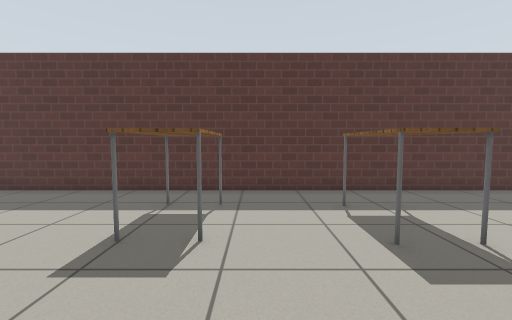
[1] (above)

16 first-person views from a walk through a robot-simulator world made for Gazebo. The camera is 0.9 m above the floor, tilts 4° down and sees 90° across. The floor is counted in squares, 0.5 m on a side. Each view is taken from the middle of a square. On the plan, view 1 faces up. The plan holds only what a view shows up to about 15 squares ahead; the rest is blank. Gazebo's built-in surfaces are drawn with simple patterns.

[2]
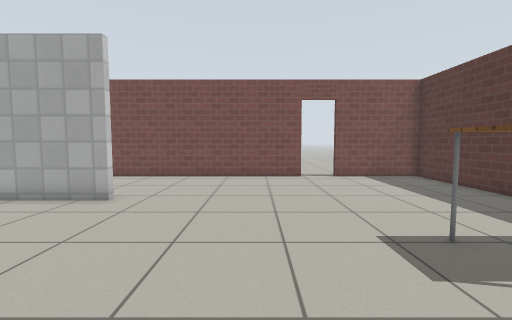

[3]
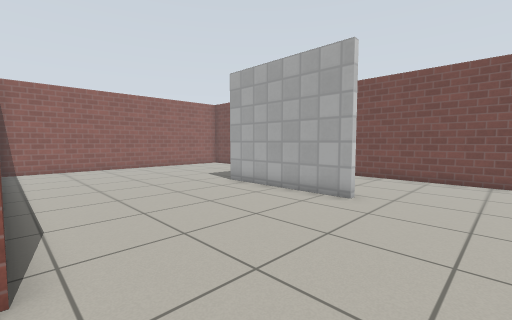

[4]
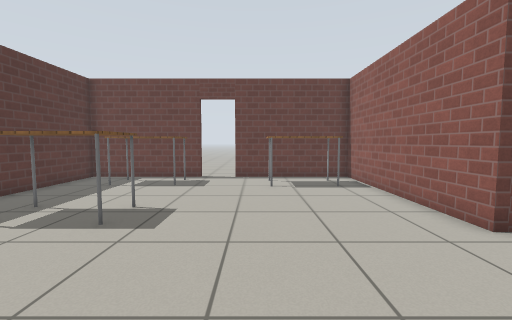

[5]
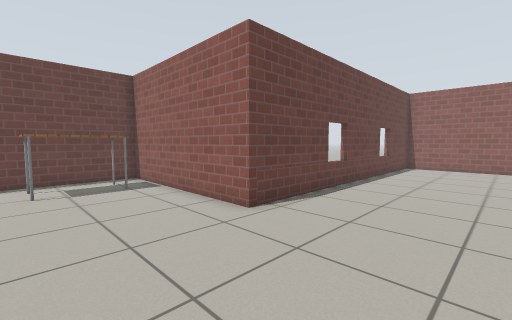

[6]
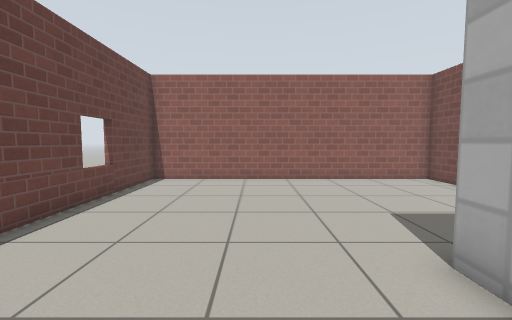

[7]
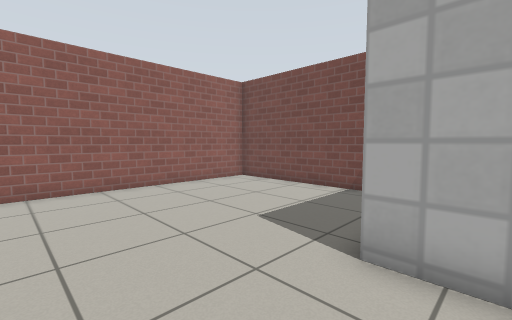

[8]
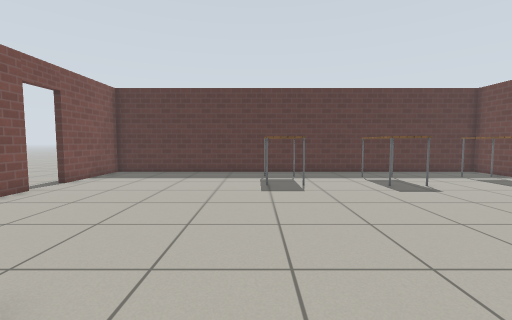

[9]
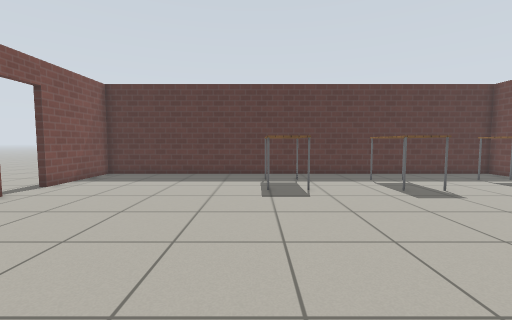

[10]
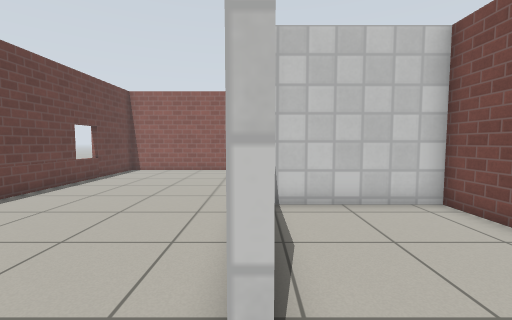

[11]
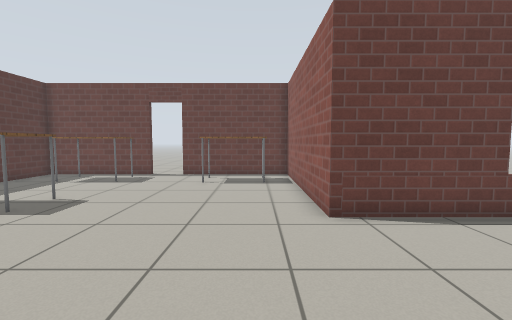

[12]
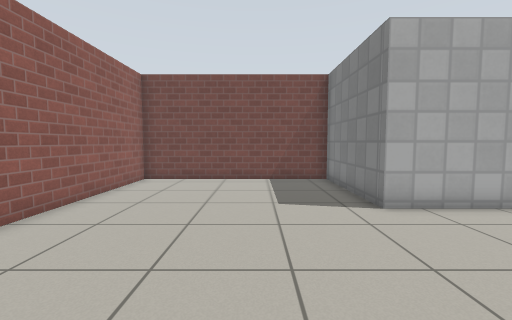

[13]
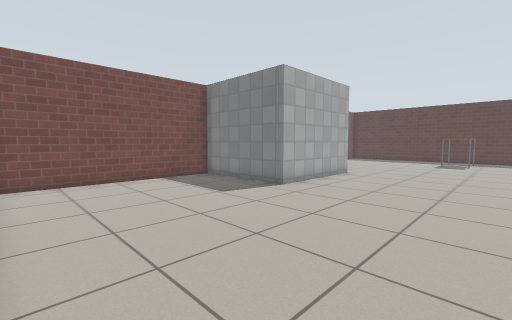

[14]
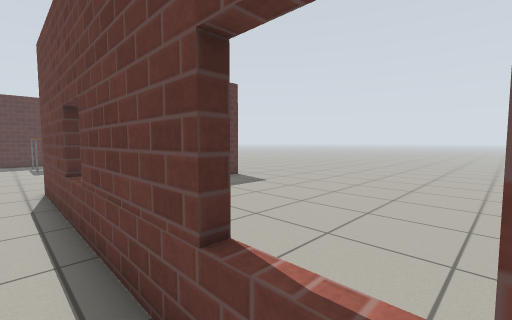

[15]
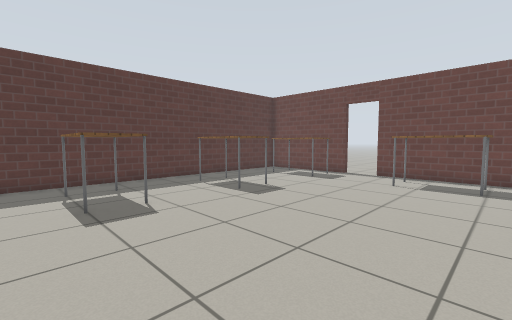

[16]
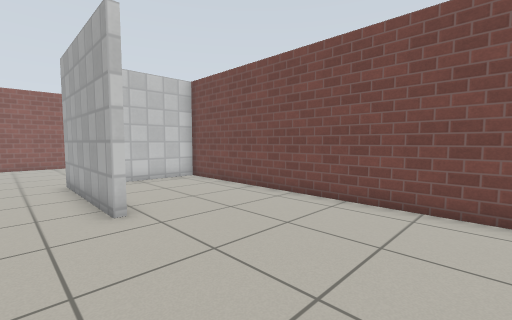

### Floor plan
Points are (right, up) in squares from view 1. A wall is a line through its corners. A room is listed if a view was taken in it or the views show most of it. See-through windows are left out.
Room 1 (views 1, 2, 3, 4, 5, 6, 7, 8, 9, 10, 11, 12, 13, 14, 15, 16)
walls: (-5.8, -3.5) (-5.8, -9.6) (-11.4, -9.6) (-11.4, -18.4) (2, -18.4) (2, -3.8) (10.2, -3.8) (10.2, 2.1); (-11.4, 3.5) (-11.4, -9.3) (-6.5, -9.3); (10.2, 3.8) (10.2, 9.4) (-11.4, 9.4) (-11.4, 5.2) (-11.7, 5.2)
ways out: open door at (-11.7, 4.3); open door at (10, 2.5)
objects: table (-2, 5) to (-1, 7); table (3, 5) to (4, 7); table (8, -2) to (9, 0); table (8, 5) to (9, 7)

Positions as (right, up) in squares from view 1, and headings:
1: (0, 0), facing up
2: (2, 1), facing left
3: (2, 0), facing down-left
4: (-3, 1), facing right
5: (-3, 1), facing down-right
6: (-3, -6), facing down
7: (-2, -8), facing down-left
8: (-3, -6), facing up
9: (-3, -5), facing up
10: (-6, -2), facing down
11: (-4, -2), facing right
12: (1, -13), facing left
13: (1, -18), facing up-left
14: (1, -15), facing up-right
15: (-4, -3), facing up-right
16: (-4, 3), facing down-left
